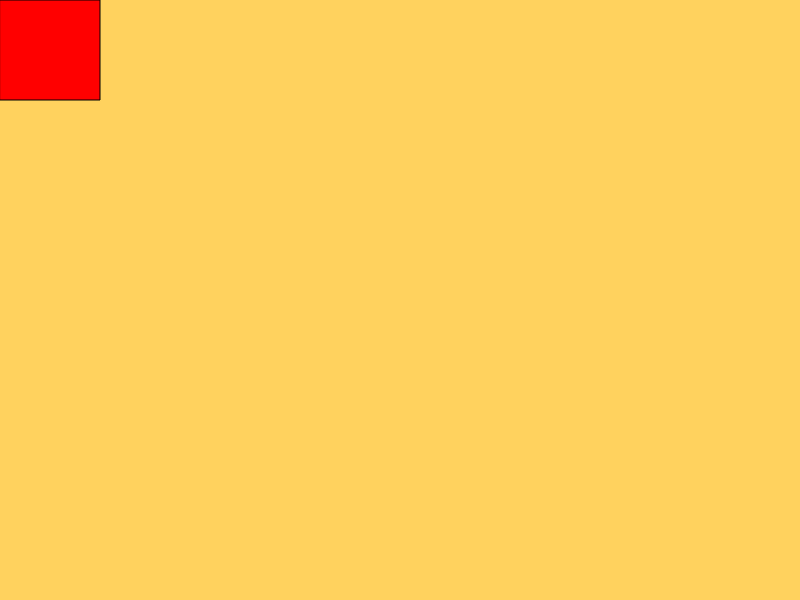
Frame 1 (no input)
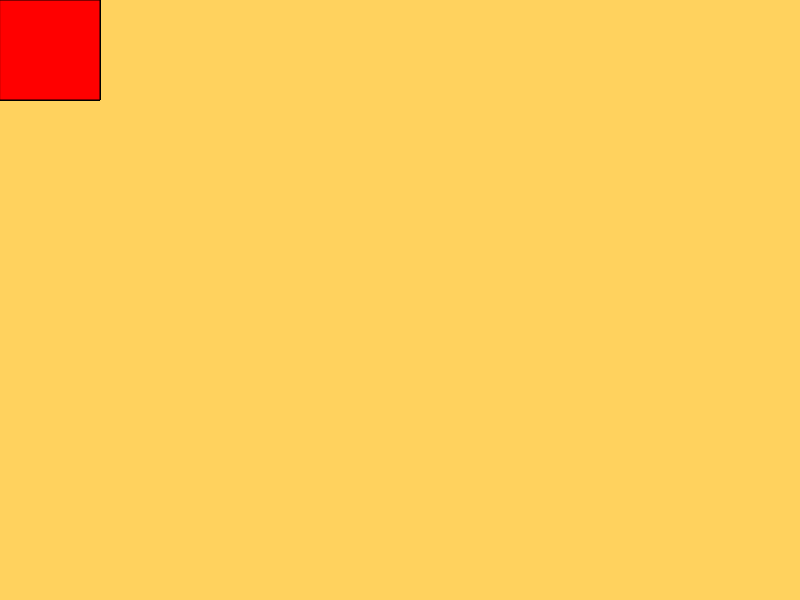
Frame 60 (no input)
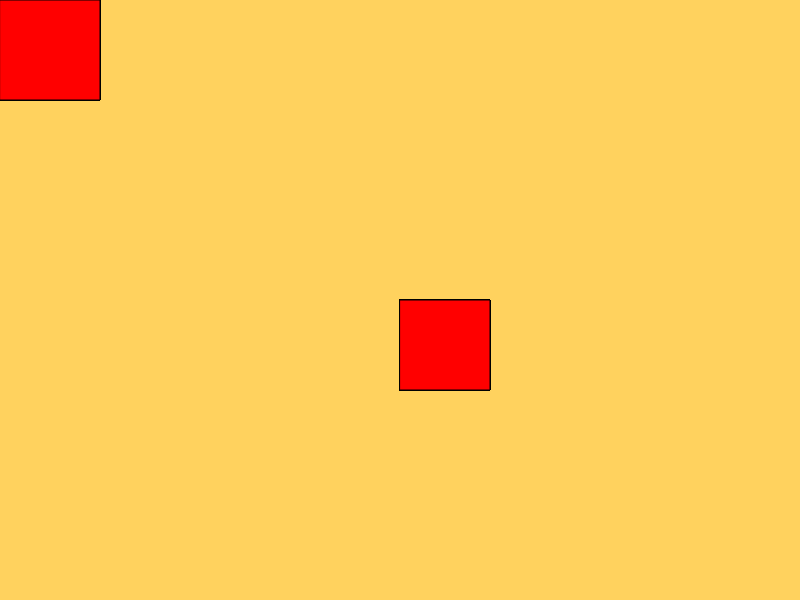
Frame 120 (the mouse pressed at the canvas centre since frame 60)

The p5.js sketch that drew these frames (run headless with seeded random() and noise() and a simulated clock; from frame 60 on, the mouse is pressed at the canvas centre):

// p5.js sketch
// ── sketch.js
let myVar = 100;

function setup() {
    createCanvas( 800, 600 );
    background( 'rgb(255, 210, 94)' );

}

function draw() {
    noCursor();
    fill( 'red' );
    rect(mouseX,mouseY,myVar,myVar);
}

function mousePressed(){
  myVar = myVar - 10;
}
